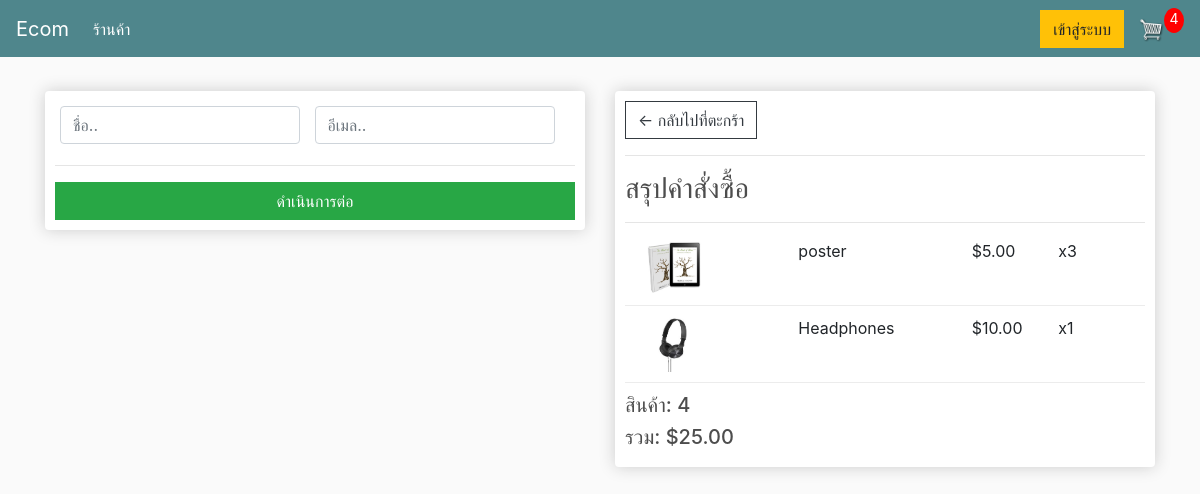
/checkout/ (signed in), run on an earlier commit of the app's database.
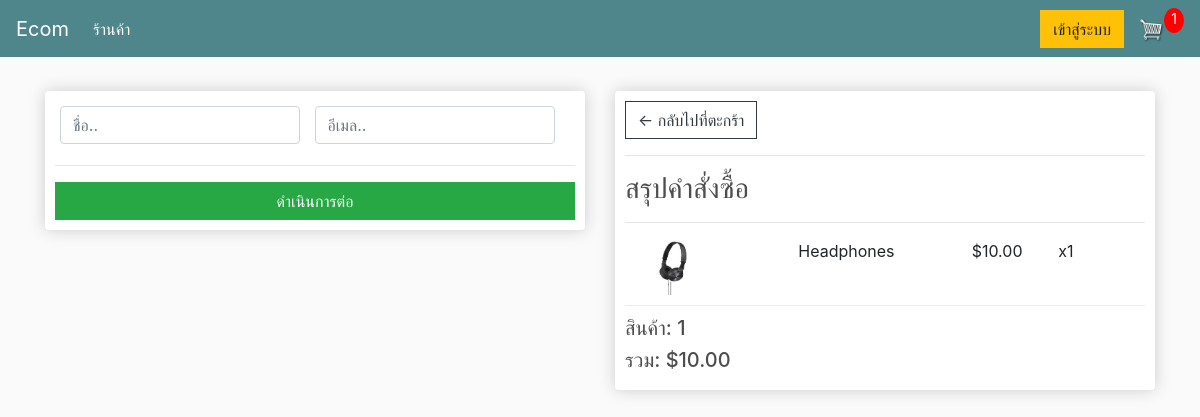
And on a later commit of the database.
### store/models.py (models this page shows, shortened)
class OrderItem(models.Model):
    product = models.ForeignKey(Product, on_delete=models.SET_NULL, null=True)
    order = models.ForeignKey(Order, on_delete=models.SET_NULL, null=True)
    quantity = models.IntegerField(default=0, null=True, blank=True)
    date_added = models.DateTimeField(auto_now_add=True)
    @property
    def get_total(self):
        total = self.product.price * self.quantity
        return total

class Product(models.Model):
    name = models.CharField(max_length=200)
    price = models.FloatField()
    digital = models.BooleanField(default=False, null=True, blank=True)
    image = models.ImageField(null=True, blank=True)
    @property
    def imageURL(self):
        try:
            url = self.image.url
        except:
            url = ''
        return url

class Order(models.Model):
    customer = models.ForeignKey(Customer, on_delete=models.SET_NULL, null=True, blank=True)
    date_ordered = models.DateTimeField(auto_now_add=True)
    complete = models.BooleanField(default=False)
    transaction_id = models.CharField(max_length=100, null=True)
    charge_id = models.CharField(max_length=100, null=True, blank=True)  # เพิ่มฟิลด์ charge_id
    @property
    def get_cart_total(self):
        orderitems = self.orderitem_set.all()
        total = sum([item.get_total for item in orderitems])
        return total
    @property
    def get_cart_items(self):
        orderitems = self.orderitem_set.all()
        total = sum([item.quantity for item in orderitems])
        return total

### store/views.py (the view)
# urls.py: path('checkout/', views.checkout, name="checkout"),
def checkout(request):
    data = cartData(request)
    cartItems = data['cartItems']
    order = data['order']
    items = data['items']
    context = {
        'items': items,
        'order': order,
        'cartItems': cartItems,
        'OPN_PUBLIC_KEY': settings.OPN_PUBLIC_KEY
    }
    return render(request, 'store/checkout.html', context)

### store/utils.py (called while the page is built)
def cartData(request):
	if request.user.is_authenticated:
		customer = request.user.customer
		order, created = Order.objects.get_or_create(customer=customer, complete=False)
		items = order.orderitem_set.all()
		cartItems = order.get_cart_items
	else:
		cookieData = cookieCart(request)
		cartItems = cookieData['cartItems']
		order = cookieData['order']
		items = cookieData['items']
	return {'cartItems':cartItems ,'order':order, 'items':items}

### store/templates/store/checkout.html (shortened to what this page needs)
{% extends 'store/main.html' %}
{% load static %}
{% block content %}
<div class="row">
    <div class="col-lg-6">
        <div class="box-element" id="form-wrapper">
            <form id="form">
                <div id="user-info">
                    <div class="form-field">
                        <input required class="form-control" type="text" name="name" placeholder="ชื่อ..">
                    </div>
                    <div class="form-field">
                        <input required class="form-control" type="email" name="email" placeholder="อีเมล..">
                    </div>
                </div>
                <hr>
                <input id="form-button" class="btn btn-success btn-block" type="submit" value="ดำเนินการต่อ">
            </form>
        </div>
    </div>
    <div class="col-lg-6">
        <div class="box-element">
            <a class="btn btn-outline-dark" href="{% url 'cart' %}">&#x2190; กลับไปที่ตะกร้า</a>
            <hr>
            <h3>สรุปคำสั่งซื้อ</h3>
            <hr>
            {% for item in items %}
            <div class="cart-row">
                <div style="flex:2"><img class="row-image" src="{{item.product.imageURL}}"></div>
                <div style="flex:2"><p>{{item.product.name}}</p></div>
                <div style="flex:1"><p>${{item.product.price|floatformat:2}}</p></div>
                <div style="flex:1"><p>x{{item.quantity}}</p></div>
            </div>
            {% endfor %}
            <h5>สินค้า:   {{order.get_cart_items}}</h5>
            <h5>รวม:   ${{order.get_cart_total|floatformat:2}}</h5>
        </div>
    </div>
</div>
{% endblock content %}

What changed in the data, as far as the page shows it:
removed OrderItem: product.imageURL (picture), product.name "poster", product.price "5.00", quantity "3"
changed Order: get_cart_items "4" → "1"; get_cart_total "25.00" → "10.00"
Also different on the page:
{{ cartItems }}: "4" → "1"
